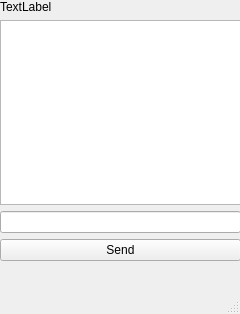
<?xml version="1.0" encoding="UTF-8"?>
<ui version="4.0">
 <class>MainWindow</class>
 <widget class="QMainWindow" name="MainWindow">
  <property name="geometry">
   <rect>
    <x>0</x>
    <y>0</y>
    <width>240</width>
    <height>314</height>
   </rect>
  </property>
  <property name="windowTitle">
   <string>MainWindow</string>
  </property>
  <widget class="QWidget" name="centralwidget">
   <widget class="QWidget" name="gridLayoutWidget">
    <property name="geometry">
     <rect>
      <x>0</x>
      <y>0</y>
      <width>241</width>
      <height>261</height>
     </rect>
    </property>
    <layout class="QGridLayout" name="gridLayout">
     <property name="sizeConstraint">
      <enum>QLayout::SetDefaultConstraint</enum>
     </property>
     <item row="0" column="0">
      <widget class="QLabel" name="label">
       <property name="text">
        <string>TextLabel</string>
       </property>
      </widget>
     </item>
     <item row="1" column="0">
      <widget class="QListView" name="listView"/>
     </item>
     <item row="2" column="0">
      <widget class="QLineEdit" name="lineEdit"/>
     </item>
     <item row="3" column="0">
      <widget class="QPushButton" name="pushButton">
       <property name="text">
        <string>Send</string>
       </property>
      </widget>
     </item>
    </layout>
   </widget>
  </widget>
  <widget class="QMenuBar" name="menubar">
   <property name="geometry">
    <rect>
     <x>0</x>
     <y>0</y>
     <width>240</width>
     <height>26</height>
    </rect>
   </property>
  </widget>
  <widget class="QStatusBar" name="statusbar"/>
 </widget>
 <resources/>
 <connections/>
</ui>
